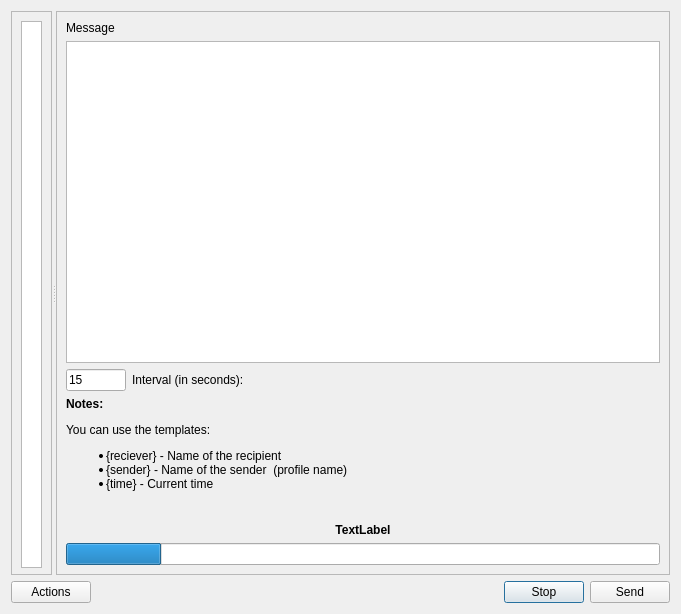
<?xml version="1.0" encoding="UTF-8"?>
<ui version="4.0">
 <class>Dialog</class>
 <widget class="QDialog" name="Dialog">
  <property name="geometry">
   <rect>
    <x>0</x>
    <y>0</y>
    <width>681</width>
    <height>614</height>
   </rect>
  </property>
  <property name="windowTitle">
   <string>Multiply Sending</string>
  </property>
  <layout class="QGridLayout" name="gridLayout">
   <item row="1" column="1">
    <spacer name="horizontalSpacer_3">
     <property name="orientation">
      <enum>Qt::Horizontal</enum>
     </property>
     <property name="sizeHint" stdset="0">
      <size>
       <width>40</width>
       <height>20</height>
      </size>
     </property>
    </spacer>
   </item>
   <item row="1" column="2">
    <widget class="QPushButton" name="stopButton">
     <property name="text">
      <string>Stop</string>
     </property>
    </widget>
   </item>
   <item row="1" column="3">
    <widget class="QPushButton" name="sendButton">
     <property name="sizePolicy">
      <sizepolicy hsizetype="Fixed" vsizetype="Fixed">
       <horstretch>0</horstretch>
       <verstretch>0</verstretch>
      </sizepolicy>
     </property>
     <property name="text">
      <string>Send</string>
     </property>
    </widget>
   </item>
   <item row="0" column="0" colspan="4">
    <widget class="QSplitter" name="splitter">
     <property name="orientation">
      <enum>Qt::Horizontal</enum>
     </property>
     <widget class="QFrame" name="frame">
      <property name="sizePolicy">
       <sizepolicy hsizetype="Fixed" vsizetype="Preferred">
        <horstretch>0</horstretch>
        <verstretch>0</verstretch>
       </sizepolicy>
      </property>
      <property name="frameShape">
       <enum>QFrame::StyledPanel</enum>
      </property>
      <property name="frameShadow">
       <enum>QFrame::Raised</enum>
      </property>
      <layout class="QVBoxLayout" name="verticalLayout_2">
       <property name="spacing">
        <number>6</number>
       </property>
       <property name="bottomMargin">
        <number>6</number>
       </property>
       <item>
        <widget class="QTreeView" name="treeView">
         <property name="sizePolicy">
          <sizepolicy hsizetype="Ignored" vsizetype="Preferred">
           <horstretch>0</horstretch>
           <verstretch>0</verstretch>
          </sizepolicy>
         </property>
         <property name="baseSize">
          <size>
           <width>0</width>
           <height>0</height>
          </size>
         </property>
         <property name="frameShape">
          <enum>QFrame::StyledPanel</enum>
         </property>
         <property name="frameShadow">
          <enum>QFrame::Sunken</enum>
         </property>
         <property name="alternatingRowColors">
          <bool>true</bool>
         </property>
         <property name="selectionBehavior">
          <enum>QAbstractItemView::SelectRows</enum>
         </property>
         <property name="iconSize">
          <size>
           <width>16</width>
           <height>16</height>
          </size>
         </property>
         <property name="autoExpandDelay">
          <number>5</number>
         </property>
         <property name="sortingEnabled">
          <bool>true</bool>
         </property>
         <property name="animated">
          <bool>true</bool>
         </property>
        </widget>
       </item>
      </layout>
     </widget>
     <widget class="QFrame" name="frame_2">
      <property name="sizePolicy">
       <sizepolicy hsizetype="Expanding" vsizetype="Preferred">
        <horstretch>0</horstretch>
        <verstretch>0</verstretch>
       </sizepolicy>
      </property>
      <property name="frameShape">
       <enum>QFrame::StyledPanel</enum>
      </property>
      <property name="frameShadow">
       <enum>QFrame::Raised</enum>
      </property>
      <layout class="QVBoxLayout" name="verticalLayout">
       <item>
        <widget class="QLabel" name="label">
         <property name="text">
          <string>Message</string>
         </property>
        </widget>
       </item>
       <item>
        <widget class="QTextEdit" name="messageEdit"/>
       </item>
       <item>
        <layout class="QHBoxLayout" name="horizontalLayout">
         <item>
          <widget class="QLineEdit" name="intervalEdit">
           <property name="sizePolicy">
            <sizepolicy hsizetype="Preferred" vsizetype="Fixed">
             <horstretch>0</horstretch>
             <verstretch>0</verstretch>
            </sizepolicy>
           </property>
           <property name="minimumSize">
            <size>
             <width>60</width>
             <height>0</height>
            </size>
           </property>
           <property name="maximumSize">
            <size>
             <width>60</width>
             <height>16777215</height>
            </size>
           </property>
           <property name="text">
            <string>15</string>
           </property>
          </widget>
         </item>
         <item>
          <widget class="QLabel" name="label_3">
           <property name="sizePolicy">
            <sizepolicy hsizetype="Preferred" vsizetype="Preferred">
             <horstretch>0</horstretch>
             <verstretch>0</verstretch>
            </sizepolicy>
           </property>
           <property name="layoutDirection">
            <enum>Qt::LeftToRight</enum>
           </property>
           <property name="text">
            <string>Interval (in seconds):</string>
           </property>
          </widget>
         </item>
         <item>
          <spacer name="horizontalSpacer_2">
           <property name="orientation">
            <enum>Qt::Horizontal</enum>
           </property>
           <property name="sizeHint" stdset="0">
            <size>
             <width>40</width>
             <height>20</height>
            </size>
           </property>
          </spacer>
         </item>
        </layout>
       </item>
       <item>
        <widget class="QLabel" name="label_2">
         <property name="text">
          <string>&lt;!DOCTYPE HTML PUBLIC &quot;-//W3C//DTD HTML 4.0//EN&quot; &quot;http://www.w3.org/TR/REC-html40/strict.dtd&quot;&gt;
&lt;html&gt;&lt;head&gt;&lt;meta name=&quot;qrichtext&quot; content=&quot;1&quot; /&gt;&lt;style type=&quot;text/css&quot;&gt;
p, li { white-space: pre-wrap; }
&lt;/style&gt;&lt;/head&gt;&lt;body style=&quot; font-family:'Droid Sans'; font-size:9pt; font-weight:400; font-style:normal;&quot;&gt;
&lt;p style=&quot; margin-top:12px; margin-bottom:12px; margin-left:0px; margin-right:0px; -qt-block-indent:0; text-indent:0px;&quot;&gt;&lt;span style=&quot; font-weight:600;&quot;&gt;Notes:&lt;/span&gt;&lt;/p&gt;
&lt;p style=&quot; margin-top:12px; margin-bottom:12px; margin-left:0px; margin-right:0px; -qt-block-indent:0; text-indent:0px;&quot;&gt;You can use the templates:&lt;/p&gt;
&lt;ul style=&quot;-qt-list-indent: 1;&quot;&gt;&lt;li style=&quot; margin-top:12px; margin-bottom:0px; margin-left:0px; margin-right:0px; -qt-block-indent:0; text-indent:0px;&quot;&gt;{reciever} - Name of the recipient &lt;/li&gt;
&lt;li style=&quot; margin-top:0px; margin-bottom:0px; margin-left:0px; margin-right:0px; -qt-block-indent:0; text-indent:0px;&quot;&gt;{sender} - Name of the sender  (profile name)&lt;/li&gt;
&lt;li style=&quot; margin-top:0px; margin-bottom:12px; margin-left:0px; margin-right:0px; -qt-block-indent:0; text-indent:0px;&quot;&gt;{time} - Current time&lt;/li&gt;&lt;/ul&gt;
&lt;p style=&quot;-qt-paragraph-type:empty; margin-top:0px; margin-bottom:12px; margin-left:0px; margin-right:0px; -qt-block-indent:1; text-indent:0px;&quot;&gt;&lt;/p&gt;&lt;/body&gt;&lt;/html&gt;</string>
         </property>
         <property name="textFormat">
          <enum>Qt::RichText</enum>
         </property>
         <property name="textInteractionFlags">
          <set>Qt::TextBrowserInteraction</set>
         </property>
        </widget>
       </item>
       <item>
        <widget class="QLabel" name="progressHint">
         <property name="sizePolicy">
          <sizepolicy hsizetype="Expanding" vsizetype="Fixed">
           <horstretch>0</horstretch>
           <verstretch>0</verstretch>
          </sizepolicy>
         </property>
         <property name="text">
          <string>&lt;!DOCTYPE HTML PUBLIC &quot;-//W3C//DTD HTML 4.0//EN&quot; &quot;http://www.w3.org/TR/REC-html40/strict.dtd&quot;&gt;
&lt;html&gt;&lt;head&gt;&lt;meta name=&quot;qrichtext&quot; content=&quot;1&quot; /&gt;&lt;style type=&quot;text/css&quot;&gt;
p, li { white-space: pre-wrap; }
&lt;/style&gt;&lt;/head&gt;&lt;body style=&quot; font-family:'Droid Sans'; font-size:9pt; font-weight:400; font-style:normal;&quot;&gt;
&lt;p style=&quot; margin-top:0px; margin-bottom:0px; margin-left:0px; margin-right:0px; -qt-block-indent:0; text-indent:0px;&quot;&gt;&lt;span style=&quot; font-weight:600;&quot;&gt;TextLabel&lt;/span&gt;&lt;/p&gt;&lt;/body&gt;&lt;/html&gt;</string>
         </property>
         <property name="alignment">
          <set>Qt::AlignCenter</set>
         </property>
         <property name="wordWrap">
          <bool>true</bool>
         </property>
        </widget>
       </item>
       <item>
        <widget class="QProgressBar" name="progressBar">
         <property name="sizePolicy">
          <sizepolicy hsizetype="Expanding" vsizetype="Fixed">
           <horstretch>0</horstretch>
           <verstretch>0</verstretch>
          </sizepolicy>
         </property>
         <property name="maximum">
          <number>150</number>
         </property>
         <property name="value">
          <number>24</number>
         </property>
         <property name="format">
          <string/>
         </property>
        </widget>
       </item>
      </layout>
     </widget>
    </widget>
   </item>
   <item row="1" column="0">
    <widget class="QPushButton" name="actionsButton">
     <property name="text">
      <string>Actions</string>
     </property>
    </widget>
   </item>
  </layout>
 </widget>
 <tabstops>
  <tabstop>treeView</tabstop>
  <tabstop>messageEdit</tabstop>
  <tabstop>intervalEdit</tabstop>
  <tabstop>sendButton</tabstop>
  <tabstop>stopButton</tabstop>
  <tabstop>actionsButton</tabstop>
 </tabstops>
 <resources/>
 <connections/>
</ui>
